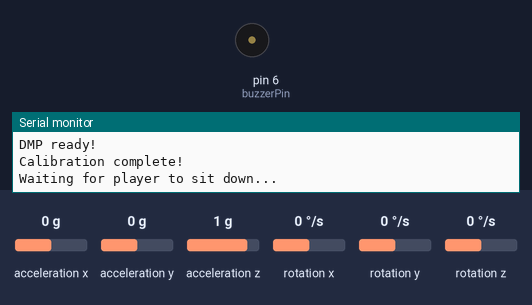
The program below on a simulated Arduino Leonardo, built with avr-gcc and run on an emulated ATmega32U4. Parts: buzzer (waves = sounding), the last lines printed to the serial monitor. The test bench sets the inputs (shaded band); at power-on: acceleration z 1 g, acceleration x 0 g, acceleration y 0 g, rotation x 0 °/s, rotation y 0 °/s, rotation z 0 °/s. USB keyboard and mouse output is not drawn.

Above: at 4.0 s.
4.1 s: acceleration z set to -1.4 g
At 4.32 s:
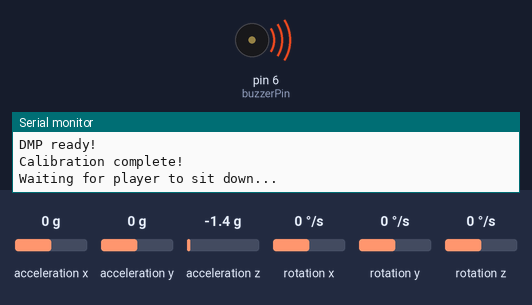
7.1 s: acceleration z set to 0 g
At 7.23 s:
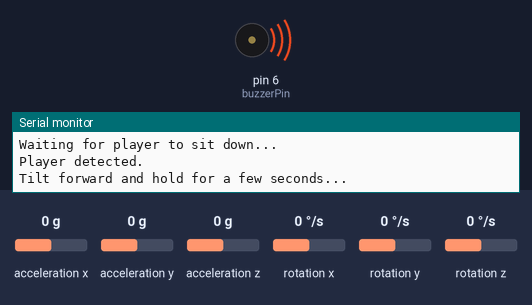
Timing chart, 0 to 10.1 s (numbered marks = the images above; inputs shaded):
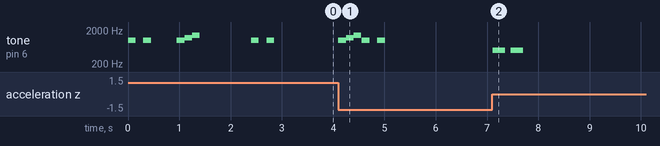

The program:

main.cpp
```cpp
#include <Wire.h>
#include <Joystick.h>
#include "I2Cdev.h"
#include "MPU6050_6Axis_MotionApps20.h"

// Function and variable declarations
void playInitSound();
void playSuccessSound();
void playSetupCompleteSound();
void playErrorSound();
void printRollPitchYawAccelZ();
void printJoystickValues();
int applyDeadzone(int value, int deadzone);
float calculateTilt(float pitch, float roll);
bool checkTilt(float pitch, float roll, float tolerance);
float calculateRelativeAngle(float accelX, float accelY, float accelZ);
bool initializeMPU6050();

uint16_t packetSize;
uint8_t fifoBuffer[64];

Quaternion q;
VectorFloat gravity;
float ypr[3];  // yaw, pitch, roll
float yaw;
float pitch;
float roll;
float accelX;
float accelY;
float accelZ;
float relativeAngle; // Angle of sensor rotation

MPU6050 mpu;

Joystick_ Joystick(JOYSTICK_DEFAULT_REPORT_ID, JOYSTICK_TYPE_GAMEPAD,
                   1, 0,                   // Number of buttons, Hat Switch Count
                   true, true, true,       // X, Y, and Z axis
                   true, true, true,       // Rx, Ry, and Rz
                   false, false,           // Rudder and Throttle
                   false, false, false);   // Accelerator, Brake, and Steering

int joystickX;
int joystickY;
int joystickZ;
int joystickRx;
int joystickRy;
int joystickRz;

float cosAngle;
float sinAngle;

int jumpThreshold = 3000;
int buzzerPin = 6;

bool forwardDirectionDefined = false;
bool sittingCheckComplete = false;
bool mpuInitialized = false;
unsigned long lastTiltCheckTime = 0;
unsigned long lastJumpTime = 0; // Track the last jump time
const unsigned long jumpCooldown = 500; // 500ms cooldown between jumps
const unsigned long calibrationDuration = 5000; // Calibration duration in milliseconds
const float tiltTolerance = 5; // Tolerance for tilt check in radiants
const float sittingAccelZThreshold = 4000; // Threshold for detecting sitting

void setup() {
  playInitSound();
  Serial.begin(115200);
  Wire.begin();
  pinMode(buzzerPin, OUTPUT); // Set digital pin as output for the buzzer
  Joystick.begin(false);

  if (!initializeMPU6050()) {
    Serial.println("Failed to initialize MPU6050. Check connections and restart.");
    while (true) {
      playErrorSound();
      delay(1000);
    }
  }

  Serial.println("Waiting for player to sit down...");
  playInitSound();
}

void loop() {
  if (!mpu.testConnection()) {
    Serial.println("MPU6050 connection lost. Trying to reconnect...");
    playErrorSound();
    unsigned long startAttemptTime = millis();
    while (!mpu.testConnection() && millis() - startAttemptTime < 10000) { // 10 second timeout
      delay(500);
      Serial.print(".");
      if (!mpuInitialized) {
        initializeMPU6050();
      }
    }

    if (mpu.testConnection()) {
      Serial.println("MPU6050 reconnected.");
      playSuccessSound();
    } else {
      Serial.println("Failed to reconnect MPU6050.");
      playErrorSound();
      delay(5000); // Wait 5 seconds before trying again
      return; // Skip the rest of the loop if not reconnected
    }
  }

  long currentMillis = millis();
  // Check for new data from DMP
  if (mpu.dmpGetCurrentFIFOPacket(fifoBuffer)) {
    // Get Quaternion data
    mpu.dmpGetQuaternion(&q, fifoBuffer);
    // Get gravity vector
    mpu.dmpGetGravity(&gravity, &q);
    // Get Yaw, Pitch, and Roll
    mpu.dmpGetYawPitchRoll(ypr, &q, &gravity);

    accelZ = mpu.getAccelerationZ() - 16383;

    // Convert to degrees
    yaw = ypr[0] * 180 / M_PI;
    pitch = ypr[1] * 180 / M_PI;
    roll = ypr[2] * 180 / M_PI;
/*
    Serial.print("Tilt: ");
    Serial.print(calculateTilt(pitch, roll));
    Serial.print("Accelz: ");
    Serial.println(accelZ);
*/

    // Wait for player to sit
    if (!sittingCheckComplete) {
      if (accelZ > sittingAccelZThreshold) {
        playSuccessSound();
        sittingCheckComplete = true;
        Serial.println("Player detected.");
        Serial.println("Tilt forward and hold for a few seconds...");
      }
      return;
    }

    // Check for continuous tilt of 5 seconds
    if (!forwardDirectionDefined) {
      if (checkTilt(pitch, roll, tiltTolerance)) {
        if (lastTiltCheckTime == 0) {
          lastTiltCheckTime = millis(); // Start timing when tilt is sufficient
          playInitSound();
        } else if (currentMillis - lastTiltCheckTime >= calibrationDuration) {
          // Calculate relative angle
          relativeAngle = -calculateRelativeAngle(mpu.getAccelerationX(), mpu.getAccelerationY(), mpu.getAccelerationZ());
          Serial.print("Relative Angle: ");
          Serial.println(relativeAngle);

          forwardDirectionDefined = true;
          playSetupCompleteSound();
          Serial.println("Forward direction defined!");
          Serial.println("Setup Complete!");
        }
      } else {
        if (lastTiltCheckTime != 0) { // Play error sound only once
          playErrorSound();
        }
        lastTiltCheckTime = 0; // Reset timing if tilt is not sufficient
      }
      return;
    }

    float cosAngle = -cos(relativeAngle);
    float sinAngle = -sin(relativeAngle);

    // Rotate Roll and Pitch values according to the relative angle
    float newRoll = pitch * sinAngle + roll * cosAngle;
    float newPitch = pitch * cosAngle - roll * sinAngle;

    // Map new Roll and Pitch values to joystick axes
    joystickX = map(newRoll, -10, 10, 0, 1023);
    joystickY = map(newPitch, -10, 10, 0, 1023);
    joystickZ = map(accelZ, -32767, 32767, 0, 1023);
    joystickRx = map(newRoll, -90, 90, 0, 1023);
    joystickRy = map(newPitch, -90, 90, 0, 1023);
    joystickRz = map(yaw, -180, 180, 0, 1023); // Use Yaw for Rz

    // Apply deadzones to X and Y axes
    joystickX = applyDeadzone(joystickX, 5);
    joystickY = applyDeadzone(joystickY, 5);

    Joystick.setXAxis(joystickX);
    Joystick.setYAxis(joystickY);
    Joystick.setZAxis(joystickZ);
    Joystick.setRxAxis(joystickRx);
    Joystick.setRyAxis(joystickRy);
    Joystick.setRzAxis(joystickRz);

    if (accelZ > jumpThreshold && currentMillis - lastJumpTime >= jumpCooldown) {
      Joystick.setButton(0, 1);
      Serial.println("Jump detected!");
      lastJumpTime = currentMillis; // Update the last jump time
    } else {
      Joystick.setButton(0, 0);
    }

    Joystick.sendState(); // Send updated state to host
  }
}

bool initializeMPU6050() {
  Serial.println("Initializing...");

  // Initialize MPU6050
  mpu.initialize();
  if (!mpu.testConnection()) {
    Serial.println("MPU6050 connection failed!");
    playErrorSound();
    mpuInitialized = false;
    return false;
  }

  // Initialize DMP
  uint8_t devStatus = mpu.dmpInitialize();
  if (devStatus == 0) {
    mpu.setDMPEnabled(true);
    packetSize = mpu.dmpGetFIFOPacketSize();
    Serial.println("DMP ready!");
    mpuInitialized = true;
  } else {
    Serial.print("DMP Initialization failed (code ");
    playErrorSound();
    Serial.print(devStatus);
    Serial.println(")");
    mpuInitialized = false;
    return false;
  }

  mpu.CalibrateAccel();
  mpu.CalibrateGyro();
  Serial.println("Calibration complete!");
  playSuccessSound();
  delay(1000);
  return true;
}

int applyDeadzone(int value, int deadzone) {
  // Calculate center of output range
  const int center = 511; // Center for range [0, 1023]
  int distance = value - center;

  // If the distance from the center is less than the deadzone, set output to center
  if (abs(distance) < deadzone) {
    return center;
  } else {
    // If outside the deadzone, adjust value linearly from the edge of the deadzone
    return (distance > 0) ? map(distance, deadzone, 511, center + deadzone, 1023) :
                            map(distance, -511, -deadzone, 0, center - deadzone);
  }
}

float calculateRelativeAngle(float accelX, float accelY, float accelZ) {
  // Normalize acceleration values
  float norm = sqrt(accelX * accelX + accelY * accelY + accelZ * accelZ);
  accelX /= norm;
  accelY /= norm;
  accelZ /= norm;

  // Calculate projection on XY-plane (ground projection)
  float proj_x = accelX;
  float proj_y = accelY;

  // Calculate angle in XY-plane relative to forward direction (positive y-axis)
  float angle = atan2(proj_y, proj_x);

  return angle;
}

bool checkTilt(float pitch, float roll, float tolerance) {
  return (abs(pitch) > tolerance || abs(roll) > tolerance);
}

float calculateTilt(float pitch, float roll){
  return max(abs(roll), abs(pitch));
}

void printRollPitchYawAccelZ() {
  Serial.print(F("roll: ")); Serial.print(roll);
  Serial.print(F(", pitch: ")); Serial.print(pitch);
  Serial.print(F(", yaw: ")); Serial.print(yaw);
  Serial.print(F(", accelZ: ")); Serial.println(accelZ);
}

void printJoystickValues(){
  Serial.print(F("joystickX: ")); Serial.print(joystickX);
  Serial.print(F(", joystickY: ")); Serial.print(joystickY);
  Serial.print(F(", joystickZ: ")); Serial.print(joystickZ);
  Serial.print(F(", joystickRx: ")); Serial.print(joystickRx);
  Serial.print(F(", joystickRy: ")); Serial.print(joystickRy);
  Serial.print(F(", joystickRz: ")); Serial.println(joystickRz);
}

void playInitSound() {
  tone(buzzerPin, 1000);  // Play tone at 1000 Hz
  delay(150); // Continue for 150 ms
  noTone(buzzerPin); // Stop tone
  delay(150);
  tone(buzzerPin, 1000);
  delay(150);
  noTone(buzzerPin);
}

void playErrorSound() {
  // The buzzer emits a distinct error sound by using a lower tone
  tone(buzzerPin, 500); // Play tone at 500 Hz
  delay(250); // Continue for 250 ms
  noTone(buzzerPin); // Stop tone
  delay(100); // Short pause
  tone(buzzerPin, 500); // Repeat tone at 500 Hz
  delay(250); // Continue for 250 ms
  noTone(buzzerPin); // Stop tone
}

void playSuccessSound() {
  tone(buzzerPin, 1000); // Play tone at 1000 Hz
  delay(150); // Continue for 150 ms
  tone(buzzerPin, 1200); // Increase tone to 1200 Hz
  delay(150);
  tone(buzzerPin, 1400);
  delay(150);
  noTone(buzzerPin);
}

void playSetupCompleteSound() {
  // Play a simple ascending tone to indicate completion
  tone(buzzerPin, 800); // Play tone at 800 Hz
  delay(150); // Continue for 150 ms
  tone(buzzerPin, 1000); // Increase tone to 1000 Hz
  delay(150); // Continue for 150 ms
  tone(buzzerPin, 1200); // Further increase tone to 1200 Hz
  delay(150); // Continue for 150 ms
  noTone(buzzerPin); // Stop tone

  // Add a short pause
  delay(150);

  // Play final high tone to signal readiness
  tone(buzzerPin, 1500); // Play higher tone at 1500 Hz
  delay(300); // Continue for 300 ms
  noTone(buzzerPin); // Stop tone
}
```

Measured:
- after the input at 4.1 s, tone on pin 6 (buzzerPin): plays 1000 Hz for 0.15 s, 1200 Hz for 0.15 s, 1400 Hz for 0.15 s, 1000 Hz for 0.15 s, 1000 Hz for 0.15 s, starting at once
